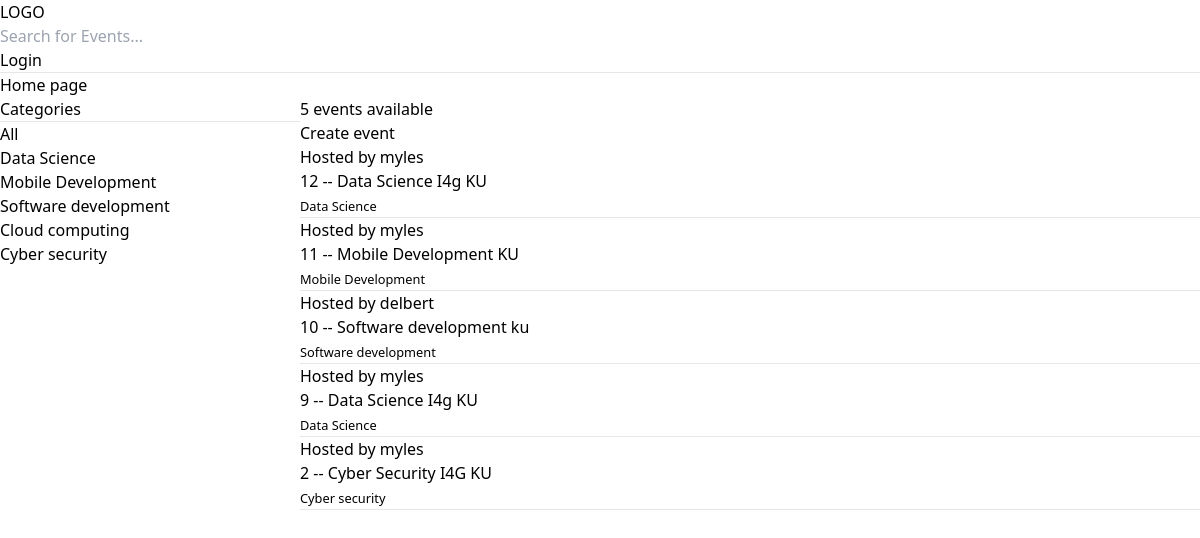
The app's page /, older data.
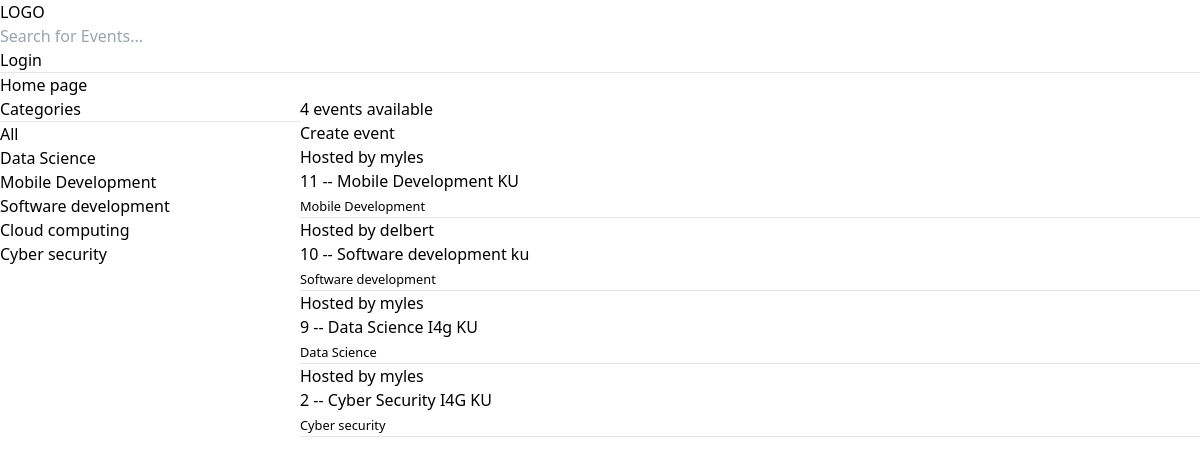
The same page, newer data.
### base/models.py (models this page shows, shortened)
class Topic(models.Model):
    name = models.CharField(max_length=100)

class Event(models.Model):
    host = models.ForeignKey(User, on_delete=models.SET_NULL, null=True)
    topic = models.ForeignKey(Topic, on_delete=models.SET_NULL, null=True)
    name = models.CharField(max_length=50)
    description = models.TextField(null=True, blank=True)
    updated = models.DateTimeField(auto_now=True)
    created = models.DateTimeField(auto_now_add=True)
    class Meta:
        ordering = ['-updated', '-created']

### base/views.py (the view)
# urls.py: path('', views.home, name="home"),
def home(request):
    events = Event.objects.all()
    topics = Topic.objects.all()
    q = request.GET.get('q') if request.GET.get('q') != None else '' #variable to query
    events = Event.objects.filter(Q(topic__name__icontains=q) | Q(name__icontains=q) | Q(host__username__icontains=q)) #Filters the events according to the topic name
    event_count = events.count()
    context = {'events': events, 'topics':topics, 'event_count':event_count}
    return render(request, 'base/home.html',context)

### base/templates/base/home.html (shortened to what this page needs)
{% extends 'main.html'  %}
{% block content  %}
<h1>Home page</h1>
<div class="home-container">
    <div>
        Categories
        <hr>
        <div>
            <a href="{% url 'home'%}">All</a>
        </div>
        {% for topic in topics%}
            <div>
                <a href="{% url 'home'%}?q={{topic.name}}" class="text-red-600">{{topic.name}}</a>
            </div>
        {% endfor %}
    </div>
    <div>
        <h3> {{event_count}} events available</h3>
        <a href="{% url 'create-event' %}">Create event</a>
    {% for event in events %}
    <div>
        <h6>Hosted by {{event.host.username}}</h6>
        <h5> {{event.id}} -- <a href="{% url 'event' event.id %}"> {{event.name}}</a></h5>
        <small>{{event.topic.name}}</small>
        <hr>
    </div>
    {% endfor %}
    </div>
</div>
{%  endblock %}

Row changes from the older to the newer data that the page shows:
removed Event: host.username "myles", id "12", name "Data Science I4g KU", topic.name "Data Science"
Text that changed along with them:
{{ event_count }}: "5" → "4"
